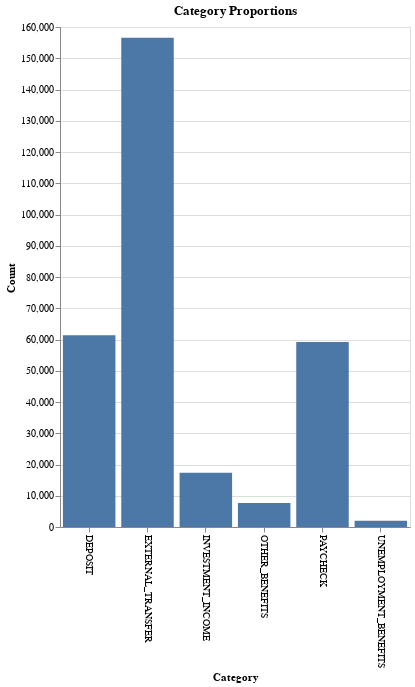

Source (notebook cell):
### Code cell
category_dist = inflows.category.value_counts().reset_index()

alt.Chart(category_dist).mark_bar().encode(
    alt.X('category', axis=alt.Axis(labelAngle=90, title="Category")),
    alt.Y('count', title='Count', stack=None),
).properties(
    width=350, 
    height=500,
    title="Category Proportions"
)

### Figure 1 — Vega-Lite specification as saved in the notebook (floating-point values rounded to 4 significant figures)
{"config": {"view": {"continuousWidth": 300, "continuousHeight": 300}}, "data": {"name": "data-1cfd71b1da07bbfff95c90a04263bbe3"}, "mark": {"type": "bar"}, "encoding": {"x": {"axis": {"labelAngle": 90, "title": "Category"}, "field": "category", "type": "nominal"}, "y": {"field": "count", "stack": null, "title": "Count", "type": "quantitative"}}, "height": 500, "title": "Category Proportions", "width": 350, "$schema": "https://vega.github.io/schema/vega-lite/v5.16.3.json", "datasets": {"data-1cfd71b1da07bbfff95c90a04263bbe3": [{"category": "EXTERNAL_TRANSFER", "count": 156533}, {"category": "DEPOSIT", "count": 61345}, {"category": "PAYCHECK", "count": 59225}, {"category": "INVESTMENT_INCOME", "count": 17325}, {"category": "OTHER_BENEFITS", "count": 7708}, {"category": "UNEMPLOYMENT_BENEFITS", "count": 1961}]}}
